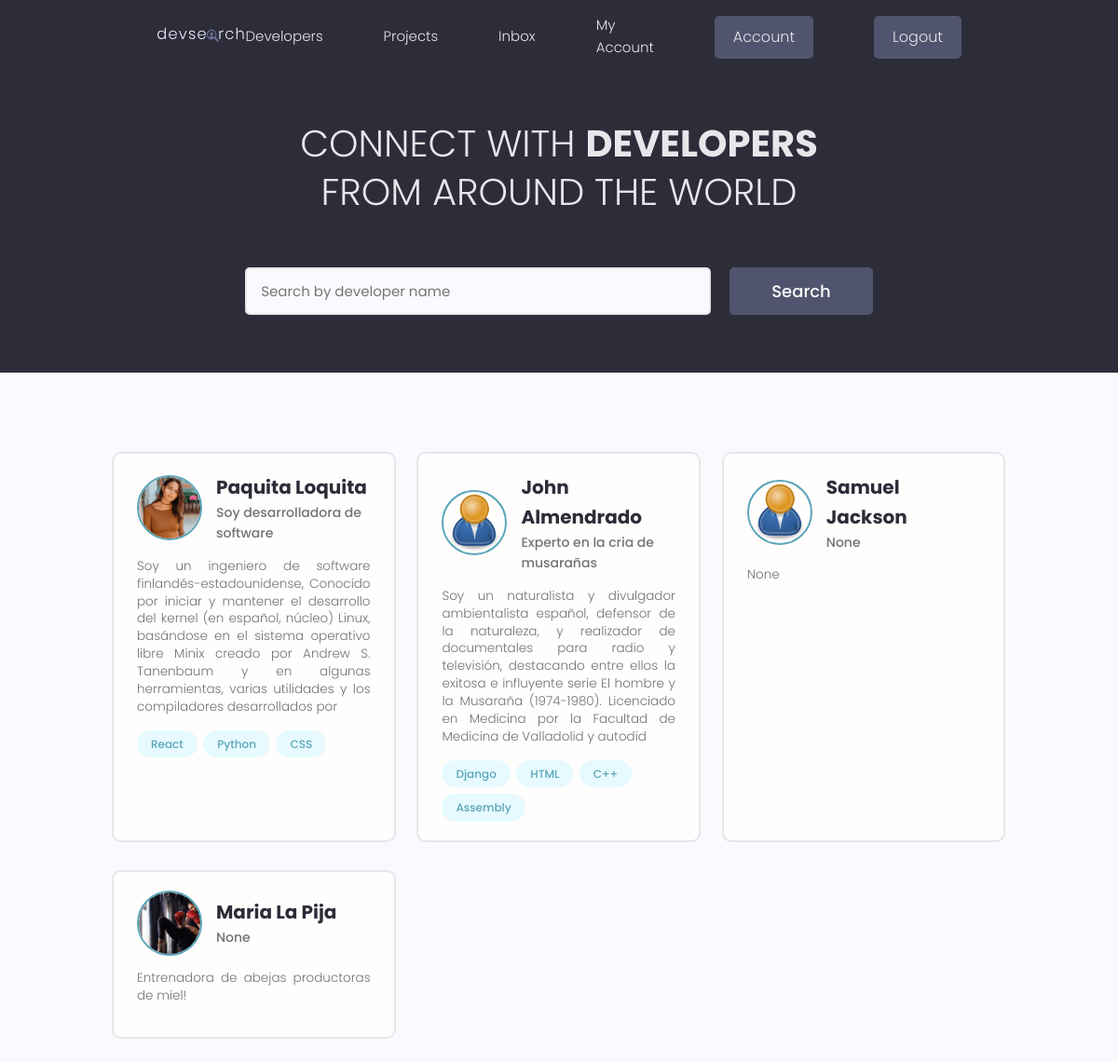
Screenshot of / (signed in) with the database file from the repository.
### users/models.py (models this page shows, shortened)
class Profile(models.Model):
    user = models.OneToOneField(User, on_delete=models.CASCADE, null=True, blank=True)
    name = models.CharField(max_length=200, null=True, blank=True)
    email = models.EmailField(max_length=200, null=True, blank=True)
    username = models.CharField(max_length=200, null=True, blank=True)
    location = models.CharField(max_length=200, null=True, blank=True)
    short_intro = models.CharField(max_length=200, null=True, blank=True)
    bio = models.TextField(null=True, blank=True)
    profile_image = models.ImageField(null=True, blank=True, upload_to="profiles/", default="profiles/user-default.png")
    social_github = models.CharField(max_length=200, null=True, blank=True)
    social_twitter = models.CharField(max_length=200, null=True, blank=True)
    social_linkedin = models.CharField(max_length=200, null=True, blank=True)
    social_youtube = models.CharField(max_length=200, null=True, blank=True)
    social_website = models.CharField(max_length=200, null=True, blank=True)
    created = models.DateTimeField(auto_now_add=True)
    id = models.UUIDField(default=uuid.uuid4, unique=True, primary_key=True, editable=False)

class Skill(models.Model):
    owner = models.ForeignKey(Profile, on_delete=models.CASCADE, null=True, blank=True)
    name = models.CharField(max_length=150, null=True, blank=True)
    description = models.TextField(null=True, blank=True)
    created = models.DateTimeField(auto_now_add=True)

### users/views.py (the view)
# urls.py: path("", views.profiles, name="profiles"),
def profiles(request):
    profiles = models.Profile.objects.all()
    context = {
        "profiles": profiles,
    }
    return render(request, "users/profiles.html", context )

### users/templates/users/profiles.html (shortened to what this page needs)
{% extends "base.html" %}
{% block content %}
  <main class="home">
    <section class="hero-section text-center">
      <div class="container container--narrow">
        <div class="hero-section__box">
          <h2>CONNECT WITH <span>DEVELOPERS</span></h2>
          <h2>FROM AROUND THE WORLD</h2>
        </div>
        <div class="hero-section__search">
          <form class="form" action="#" method="get">
            <div class="form__field">
              <input class="input input--text" id="formInput#search" type="text" name="text"
                placeholder="Search by developer name" />
            </div>
            <input class="btn btn--sub btn--lg" type="submit" value="Search" />
          </form>
        </div>
      </div>
    </section>
    <section class="devlist">
      <div class="container">
        <div class="grid grid--three">
          {% for profile in profiles %}
          <div class="column card">
            <div class="dev">
              <a href="{% url 'profile' profile.id %}" class="card__body">
                <div class="dev__profile">
                  <img class="avatar avatar--md" src="{{profile.profile_image.url}}" alt="image" />
                  <div class="dev__meta">
                    <h3>{{profile.name}}</h3>
                    <h5>{{profile.short_intro|slice:"60"}}</h5>
                  </div>
                </div>
                <p class="dev__info">
                  {{profile.bio|slice:"300" }}
                </p>
                <div class="dev__skills">
                  {% for skill in profile.skill_set.all|slice:"5" %}
                    <span class="tag tag--pill tag--main">
                      <small>{{skill.name}}</small>
                    </span>
                  {% endfor %}
                </div>
              </a>
            </div>
          </div>
          {% endfor %}
        </div>
      </div>
    </section>
  </main>
{% endblock content %}

### static/styles/app.css (style rules this page uses)
:root { --color-sub: #2d2d39; }
.btn--sub { background-color: var(--color-sub-light); }
.card { border: 2px solid var(--color-light); }
img { max-width: 100%; }
.hero-section { height: 40vh; display: flex; align-items: center; background-color: var(--color-sub); }
.hero-section__box { margin-bottom: 4rem; }
.hero-section__box > h2, .hero-section__box > h2 > span { font-size: 4rem; color: var(--color-light); line-height: 1.3; text-transform: uppercase; }
.hero-section__box > h2 { font-weight: 300; }
.hero-section__box > h2 > span { font-weight: 700; }
.hero-section__search > .form { display: flex; align-items: center; justify-content: center; gap: 2rem; }
.hero-section__search > .form input.input--text { width: 50rem; }
.devlist { margin-top: 8rem; }
.devlist .grid { align-items: stretch; }
.devlist .dev .dev__profile { display: flex; align-items: center; gap: 1.5rem; }
.devlist .dev .dev__meta h3 { color: var(--color-sub); font-size: 2rem; font-weight: 700; }
.devlist .dev .dev__meta h5 { color: var(--color-text); font-size: 1.4rem; font-weight: 500; }
.devlist .dev .dev__info { margin: 1.5rem 0; font-size: 1.35rem; line-height: 1.4; text-align: justify; }

### static/uikit/styles/modules/_variables.css (style rules this page uses)
:root { --color-main: #5aa5b9; --color-main-light: #e6faff; --color-sub: #3f4156; --color-sub-light: #51546e; --color-sub-lighter: #ededfd; --color-text: #737373; --color-gray: #8b8b8b; --color-light: #e5e7eb; --color-light-gray: #767676; --color-bg: #f8fafd; --color-white: #fffefd; --color-white-light: #f3f3f3; --color-success: #359e64; --color-success-bg: #def8e8; --color-error: #fc4b0b; --color-error-bg: #fff2ee; --font-base: 'Poppins', arial, helvetica, 'Segoe UI', roboto, ubuntu, sans-serif; --font-monospace: 'Fira Code', 'Courier New', courier, monospace; --font-regular: 300; --font-medium: 500; --font-bold: 700; --generic-shadow: 1px 1px 5px #00000010; --generic-transition: all 0.3s ease-in-out; }

### static/uikit/styles/modules/_base.css (style rules this page uses)
* { margin: 0; padding: 0; box-sizing: border-box; text-rendering: optimizeLegibility; color: inherit; font-size: inherit; }
html { font-size: 50%; }
@media only screen and (min-width: 480px) { html { font-size: 56.25%; } }
@media only screen and (min-width: 1200px) { html { font-size: 62.5%; } }
body { line-height: 1.6; font-weight: 400; font-size: 1.5rem; color: var(--color-text); background-color: var(--color-bg); min-height: 100vh; }

### static/uikit/styles/modules/_typography.css (style rules this page uses)
* { font-family: var(--font-base); }
h2 { font-size: 3.6rem; font-weight: var(--font-bold); }
h3 { font-size: 3.2rem; font-weight: var(--font-medium); }
h5 { font-size: 2.4rem; font-weight: var(--font-medium); }
h5, h6 { font-weight: var(--font-regular); }
p, span, strong { font-size: 1.6rem; color: var(--color-text); font-weight: var(--font-regular); }
a { padding-bottom: 2px; text-decoration: none; display: inline-block; color: var(--color-main); font-weight: var(--font-medium); }

### static/uikit/styles/modules/_utilities.css (style rules this page uses)
.container { width: 92%; max-width: 165rem; margin: 0 auto; box-sizing: border-box; }
.container--narrow { width: 92%; max-width: 120rem; }
@media screen and (min-width: 1000px) { .container { width: 90%; } }
@media screen and (min-width: 1000px) { .container--narrow { width: 85%; } }
@media screen and (min-width: 1200px) { .container { width: 80%; } }
@media screen and (min-width: 1200px) { .container--narrow { width: 72%; } }
.text-center { text-align: center; }

### static/uikit/styles/modules/_avatar.css (style rules this page uses)
.avatar { border-radius: 50%; border: 2px solid var(--color-main); object-fit: cover; }
.avatar--md { height: 7rem; width: 7rem; }

### static/uikit/styles/modules/_button.css (style rules this page uses)
.btn { display: inline-block; position: relative; cursor: pointer; background-color: var(--color-light); font-weight: var(--font-medium); color: var(--color-sub); text-decoration: none; padding: 1rem 2rem; border-radius: 0.5rem; border: none; width: -webkit-fit-content; width: -moz-fit-content; width: fit-content; height: -webkit-fit-content; height: -moz-fit-content; height: fit-content; font-size: 1.6rem; outline-width: 0; outline-color: transparent; -webkit-backface-visibility: hidden; backface-visibility: hidden; transition: all 0.3s ease-in-out; }
.btn--sub { background-color: var(--color-sub); color: var(--color-white); }
.btn--lg { font-size: 1.8rem; padding: 1.2rem 4.5rem; }

### static/uikit/styles/modules/_card.css (style rules this page uses)
.card { border-radius: 1rem; background-color: var(--color-white); border: 1.5px solid var(--color-light); width: auto; height: auto; margin-top: 0.5rem; margin-bottom: 0.5rem; overflow: hidden; }
.card__body, .card__header { padding: 2rem 2.5rem; }

### rows the page displays
Profile: profile_image (picture), name "Paquita Loquita", short_intro "Soy desarrolladora de software", bio "Soy un ingeniero de software finlandés-estadounidense,​ Conocido por iniciar y mantener el desarrollo del kernel (en español, núcleo) Linux, basándose en el sistema operativo libre Minix creado por Andrew S. Tanenbaum y en algunas herramientas, varias utilidades y los compiladores desarrollados por"
Skill: name "React"
Skill: name "Python"
Skill: name "CSS"
Profile: profile_image (placeholder picture), name "John Almendrado", short_intro "Experto en la cria de musarañas", bio "Soy un naturalista y divulgador ambientalista español, defensor de la naturaleza, y realizador de documentales para radio y televisión, destacando entre ellos la exitosa e influyente serie El hombre y la Musaraña (1974-1980). Licenciado en Medicina por la Facultad de Medicina de Valladolid y autodid"
Skill: name "Django"
Skill: name "HTML"
Skill: name "C++"
Skill: name "Assembly"
Profile: profile_image (placeholder picture), name "Samuel Jackson", short_intro "None", bio "None"
Profile: profile_image (picture), name "Maria La Pija", short_intro "None", bio "Entrenadora de abejas productoras de miel!"
